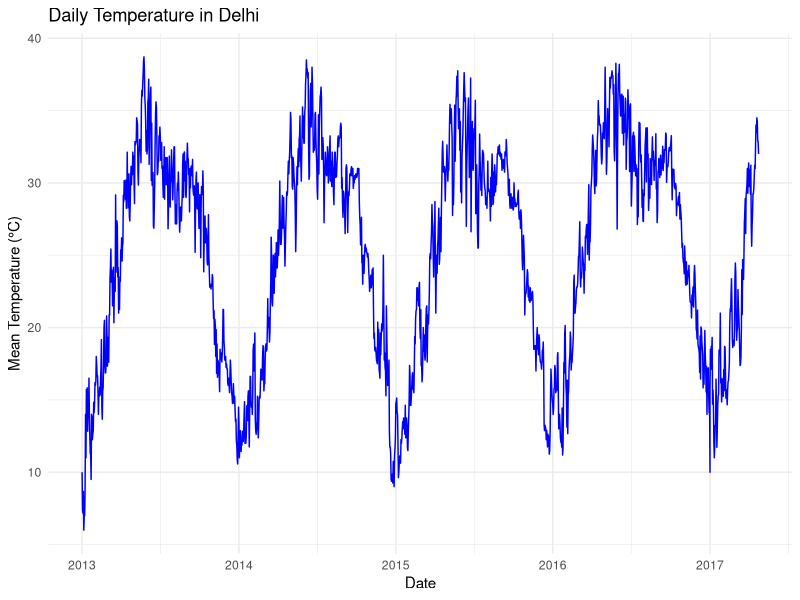
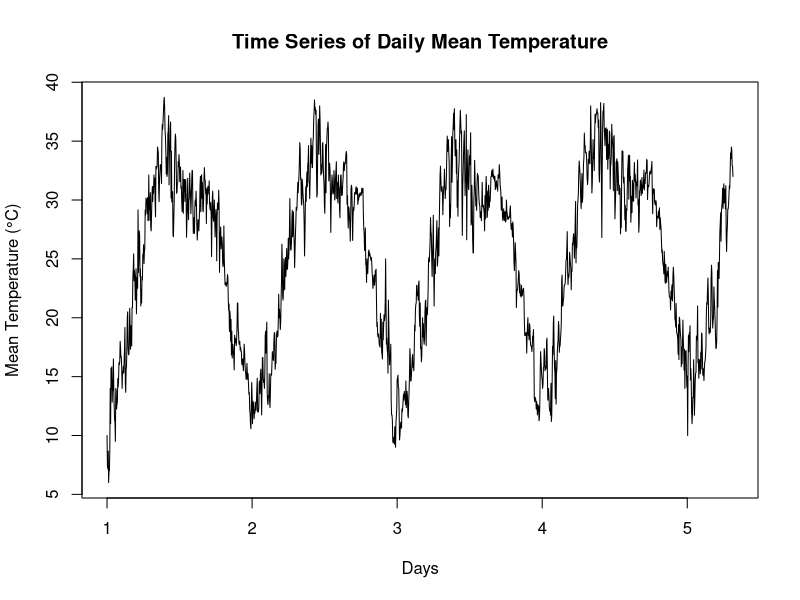

Write the R code that produced these figures, in order. (Note: a time limit stopped this script after it produced the figures.)
# LOAD REQUIRED LIBRARIES     
library(tidyverse)
library(lubridate)
library(ggplot2)
library(zoo)
library(tseries)



# Read the uploaded data set from its path     

data <- read.csv("data/delhi_climate.csv")

# View the first few rows of the data set    

head(data)

# Check structure of the data    
str(data)  # Shows column types and sample values

# Convert 'date' column to Date format    
data$date <- as.Date(data$date)   # Ensure proper date handling   

# Check for missing values     
sum(is.na(data))   # Returns the total number of NAs in the data set   

# view summary of the data set      
summary(data)    # Gives min, max, mean, and quartiles for each column  

# Step 1: Aggregate to monthly mean 

# Line plot of temperature over time

ggplot(data, aes(x = date, y = meantemp)) +
  
  geom_line(color = "blue") +  # Draws a blue line for temperature
  
  labs(title = "Daily Temperature in Delhi", 
       
       x = "Date", y = "Mean Temperature (°C)") +  # Axis labels and title
  
  theme_minimal()  # Clean and minimal visual style



# Create a time series object

temp_ts <- ts(data$meantemp, frequency = 365)  # Daily data, assumes yearly seasonality


# Plot time series

plot(temp_ts, main = "Time Series of Daily Mean Temperature",
     
     ylab = "Mean Temperature (°C)", xlab = "Days")  # Basic time series plot



# Augmented Dickey-Fuller test for stationarity

adf.test(temp_ts)  # Returns a p-value to assess stationarity




# BUILD ARIMA MODEL AUTOMATICALLY    
library(forecast)
# Build the ARIMA model automatically   
model <- auto.arima(temp_ts)   # Automatically selects the best (p, d, q) model

# print the summary of the model 
summary(model)   # Displays model coefficients and diagnostics




# Forecast the next 30 days
forecast_temp <- forecast(model, h = 30)  # h = number of days to forecast


# Plot the forecast

plot(forecast_temp, 
     
     main = "Temperature Forecast for Next 30 Days",
     
     xlab = "Time", ylab = "Mean Temperature (°C)")
    
